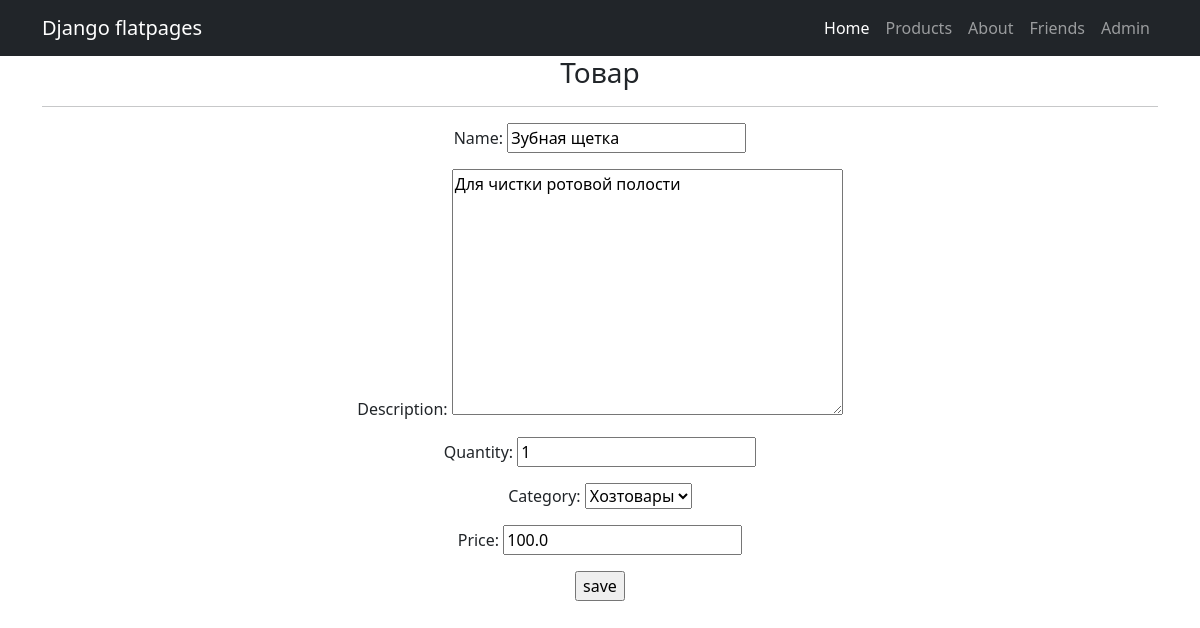
Page /products/1/update/ on the earlier database version.
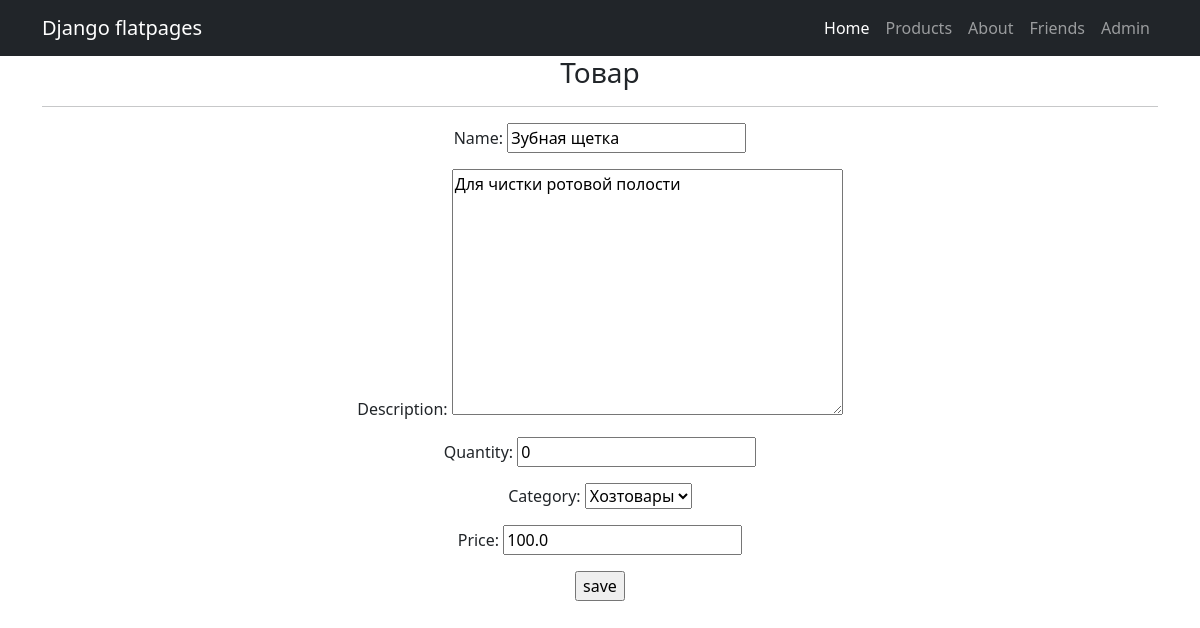
Same page on the later database version.
### simpleapp/models.py (models this page shows, shortened)
class Product(models.Model):
    name = models.CharField(max_length=50, unique=True)
    description = models.TextField()
    quantity = models.IntegerField(validators=[MinValueValidator(0)],)
    category = models.ForeignKey(to='Category', on_delete=models.CASCADE, related_name='products')
    price = models.FloatField(validators=[MinValueValidator(0.0)],)

class Category(models.Model):
    name = models.CharField(max_length=100, unique=True) # Категория, к которой будет привязываться товар
    def __str__(self):
        return f'{self.name}'

### simpleapp/views.py (the view)
# urls.py: path('<int:pk>/update/', ProductUpdate.as_view(), name='product_update'),
class ProductUpdate(UpdateView):
    form_class = ProductForm
    model = Product
    template_name = 'product_edit.html'

### simpleapp/forms.py (shortened to what this page needs)
class ProductForm(forms.ModelForm):
    class Meta:
        model = Product
        fields = ['name', 'description', 'quantity', 'category', 'price']

### templates/product_edit.html (shortened to what this page needs)
{% extends "flatpages/base.html" %}
{% block content %}
<h3>Товар</h3>
<hr>
<form action="" method="post">
  {{ form.as_p }}
  <input type="submit" value="save" />
</form>
{% endblock content %}

Differences in the rows shown:
changed Product "Для чистки ротовой полости": quantity "1" → "0"
